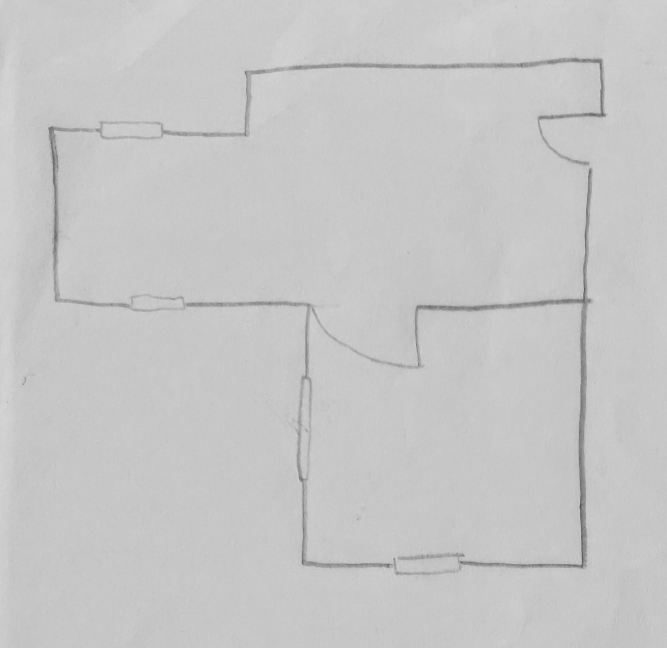
#> input picture data/intermediate/stage0_grayscale.png, 2000 x 1944 px (shown at 1/3 size)
$ python stage1_preprocess.py data/intermediate/stage0_grayscale.png   (older library calls are emulated)
#> lines starting #> are read from the running program, lines starting #| are printed output that depends on the picture; after the words box and inside, x2 and y2 are one past the last pixel; in counts of white or black regions, pixels touching at a corner belong together
#> in main, grayscale_image is the input picture: shape (1944, 2000); min 63, max 219, mean 198.2
#| Input grayscale shape: (1944, 2000)
"""
Stage 1: Binary Structure Extraction and Edge Stabilization
Sketch2Floor Project - Extract stable wall geometry and wall-aligned edges

Core Principle: Binary defines geometry. Edges are derived, never detected.

This is a DETERMINISTIC single pipeline:
- No adaptive strategy switching
- No edge-density heuristics
- No Canny on grayscale
- Binary structure dominates edge structure

Pipeline Steps:
1. Bilateral filtering for denoising
2. Otsu thresholding (binary inverse)
3. Morphological closing for stroke connection
4. Morphological opening for noise suppression
5. Connected component filtering
6. Morphological gradient for edge generation
7. Edge cleanup with morphological closing

Explicitly Forbidden:
- Canny on grayscale
- Adaptive strategy switching
- Edge-density heuristics
- CLAHE
- Multi-scale edge detection
- Using edges to infer geometry
"""

import sys
import os
import numpy as np
import cv2


def resize_if_needed(grayscale_image, max_dimension=2000):
    """
    Resize image if max dimension > 2000px while preserving aspect ratio.

    Args:
        grayscale_image (numpy.ndarray): Input grayscale image
        max_dimension (int): Maximum allowed dimension

    Returns:
        numpy.ndarray: Resized grayscale image or original if no resize needed
    """
#> called with max_dimension = 2000
    height, width = grayscale_image.shape
#> height = 1944; width = 2000

    # Check if resize is needed
    if max(height, width) <= max_dimension:
        return grayscale_image

    # Calculate new dimensions preserving aspect ratio
    if height > width:
        new_height = max_dimension
        new_width = int(width * max_dimension / height)
    else:
        new_width = max_dimension
        new_height = int(height * max_dimension / width)

    # Resize image
    resized = cv2.resize(grayscale_image, (new_width, new_height), interpolation=cv2.INTER_AREA)

    print(f"  Resized from {width}x{height} to {new_width}x{new_height}")
    return resized


def apply_bilateral_denoising(grayscale_image):
    """
    Apply bilateral filter to reduce paper texture while preserving pen strokes.

    Parameters:
    - diameter: 5
    - sigma_color: 50
    - sigma_space: 50

    Args:
        grayscale_image (numpy.ndarray): Input grayscale image

    Returns:
        numpy.ndarray: Denoised grayscale image
    """
    denoised = cv2.bilateralFilter(grayscale_image, 5, 50, 50)
    return denoised


def apply_otsu_thresholding(denoised_image):
    """
    Apply Otsu thresholding with binary inverse mode.
    Separates ink from paper without manual thresholds.

    Args:
        denoised_image (numpy.ndarray): Denoised grayscale image

    Returns:
        numpy.ndarray: Binary image (ink as white, paper as black)
    """
    _, binary = cv2.threshold(denoised_image, 0, 255, cv2.THRESH_BINARY_INV + cv2.THRESH_OTSU)
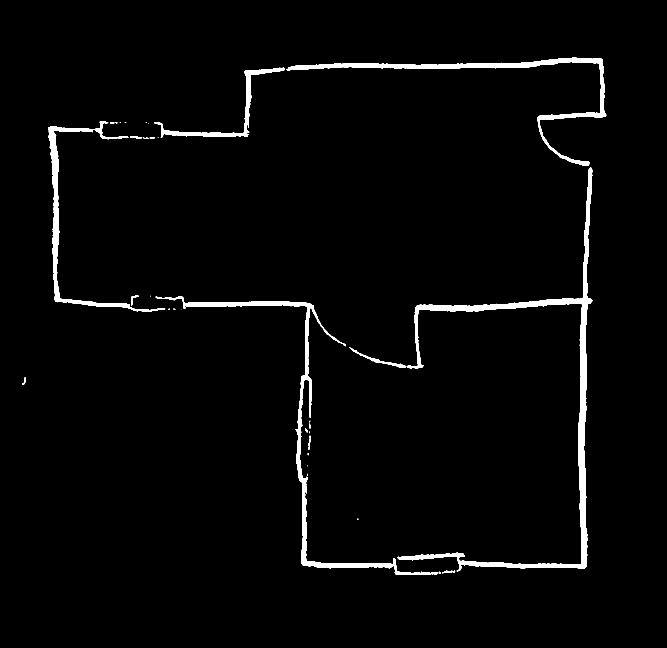
#> binary: shape (1944, 2000) (shown at 1/3 size); 2.4% white; 38 white regions (16 under 20 px), largest, box (x1, y1, x2, y2) and area: (1193, 503, 1777, 1711) 35330, (467, 889, 1314, 1725) 19431, (859, 172, 1819, 498) 17956
    return binary


def connect_strokes(binary_image):
    """
    Apply morphological closing to bridge gaps in hand-drawn wall strokes.

    Kernel: [3, 3]
    Iterations: 1

    Args:
        binary_image (numpy.ndarray): Binary image

    Returns:
        numpy.ndarray: Binary image with connected strokes
    """
    kernel = cv2.getStructuringElement(cv2.MORPH_CROSS, (3, 3))
    connected = cv2.morphologyEx(binary_image, cv2.MORPH_CLOSE, kernel, iterations=1)
#> connected: shape (1944, 2000); 2.4% white; 36 white regions (16 under 20 px), largest, box (x1, y1, x2, y2) and area: (1193, 503, 1777, 1715) 35361, (467, 889, 1314, 1725) 19450, (859, 172, 1819, 498) 17960
    return connected


def suppress_noise(connected_image):
    """
    Apply morphological opening to remove isolated specks and text fragments.

    Kernel: [2, 2]
    Iterations: 1

    Args:
        connected_image (numpy.ndarray): Connected binary image

    Returns:
        numpy.ndarray: Binary image with noise suppressed
    """
    kernel = cv2.getStructuringElement(cv2.MORPH_RECT, (2, 2))
    cleaned = cv2.morphologyEx(connected_image, cv2.MORPH_OPEN, kernel, iterations=1)
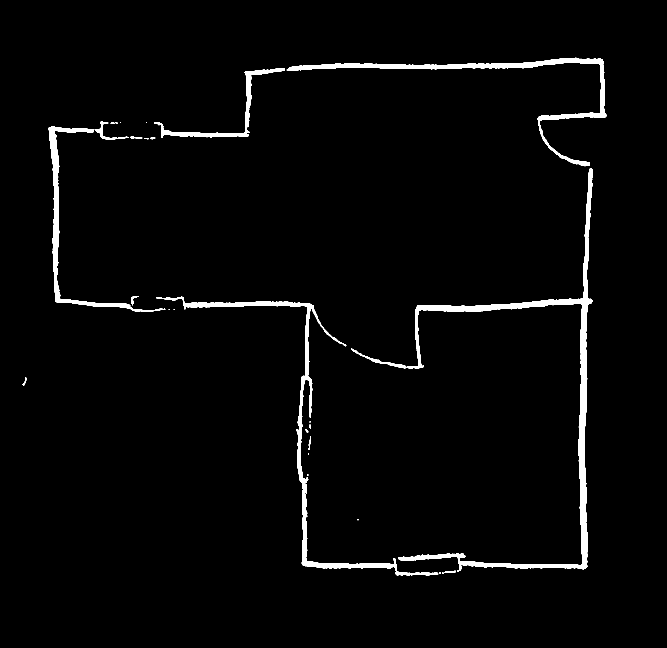
#> cleaned: shape (1944, 2000) (shown at 1/3 size); 2.4% white; 32 white regions (9 under 20 px), largest, box (x1, y1, x2, y2) and area: (1194, 504, 1778, 1712) 35331, (468, 890, 1315, 1726) 19440, (860, 173, 1820, 499) 17952
    return cleaned


def filter_components(cleaned_image):
    """
    Apply connected component analysis to preserve wall-like structures only.

    Rules:
    - Discard components with area < 50
    - Prefer elongated or large components
    - Retain components with aspect_ratio > 2 OR area > 200

    Args:
        cleaned_image (numpy.ndarray): Cleaned binary image

    Returns:
        numpy.ndarray: Filtered binary image with wall-like structures only
    """
    # Find connected components
    num_labels, labels, stats, centroids = cv2.connectedComponentsWithStats(cleaned_image, 8, cv2.CV_32S)
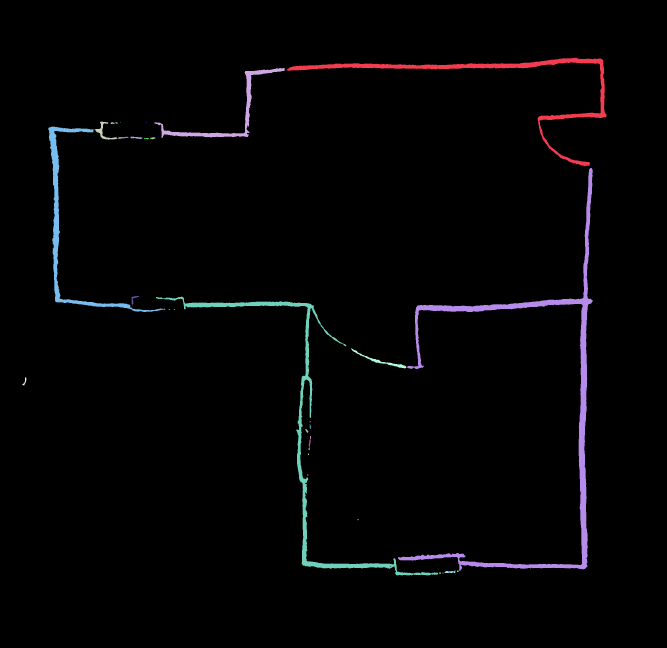
#> labels: shape (1944, 2000) int32 (shown at 1/3 size); 33 distinct labels, from 0 to 32; one colour per label, 0 black
#> num_labels = 33; stats = 33 rows, first 6: [0, 0, 2000, 1944, 3793745], [860, 173, 960, 326, 17952], [463, 204, 391, 209, 6515], [284, 365, 68, 54, 778], [332, 367, 12, 5, 41], [346, 367, 7, 4, 22]; centroids = 33 pairs, first value 74.1 to 1616.3, second value 248.3 to 1718.9

    # Create output image
    filtered = np.zeros_like(cleaned_image)

    # Process each component (skip background label 0)
    for i in range(1, num_labels):
        area = stats[i, cv2.CC_STAT_AREA]
        width = stats[i, cv2.CC_STAT_WIDTH]
        height = stats[i, cv2.CC_STAT_HEIGHT]

        # Calculate aspect ratio
        aspect_ratio = max(width, height) / min(width, height) if min(width, height) > 0 else 1

        # Apply filtering rules
        if area >= 50 and (aspect_ratio > 2.0 or area > 200):
            filtered[labels == i] = 255
#> this loop made 32 passes
#> (area, width, height, aspect_ratio) on passes 1, 2, 3, 4, 5, 8, 9, 10, 11, 12, 13, 14: (17952, 960, 326, 2.94), (6515, 391, 209, 1.87), (778, 68, 54, 1.26), (41, 12, 5, 2.4), (22, 7, 4, 1.75), (11910, 351, 556, 1.58), (136, 32, 7, 4.57), (159, 36, 7, 5.14), (64, 16, 6, 2.67), (40, 15, 4, 3.75), (35331, 584, 1208, 2.07), (181, 23, 28, 1.22)

    return filtered


def generate_edges(filtered_binary):
    """
    Generate edges using morphological gradient.
    Definition: dilation(binary) - erosion(binary)

    Kernel: [3, 3]

    Args:
        filtered_binary (numpy.ndarray): Filtered binary image

    Returns:
        numpy.ndarray: Edge image aligned exactly with wall geometry
    """
    kernel = cv2.getStructuringElement(cv2.MORPH_CROSS, (3, 3))

    # Morphological gradient
    dilated = cv2.dilate(filtered_binary, kernel, iterations=1)
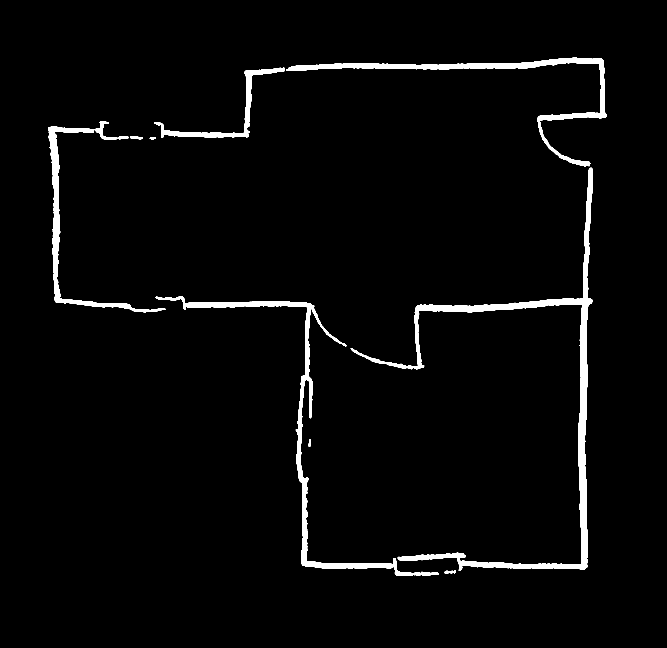
#> dilated: shape (1944, 2000) (shown at 1/3 size); 2.8% white; 10 white regions, largest, box (x1, y1, x2, y2) and area: (1052, 503, 1779, 1713) 41769, (467, 889, 1316, 1727) 23386, (859, 172, 1821, 500) 20964
    eroded = cv2.erode(filtered_binary, kernel, iterations=1)
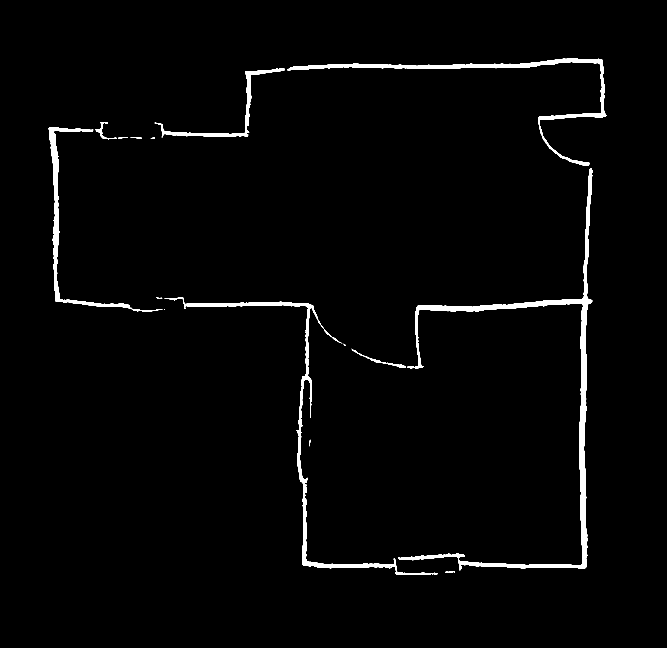
#> eroded: shape (1944, 2000) (shown at 1/3 size); 2% white; 15 white regions (1 under 20 px), largest, box (x1, y1, x2, y2) and area: (1195, 505, 1777, 1711) 30308, (493, 891, 1314, 1725) 15431, (861, 174, 1819, 498) 14944
    edges = cv2.subtract(dilated, eroded)
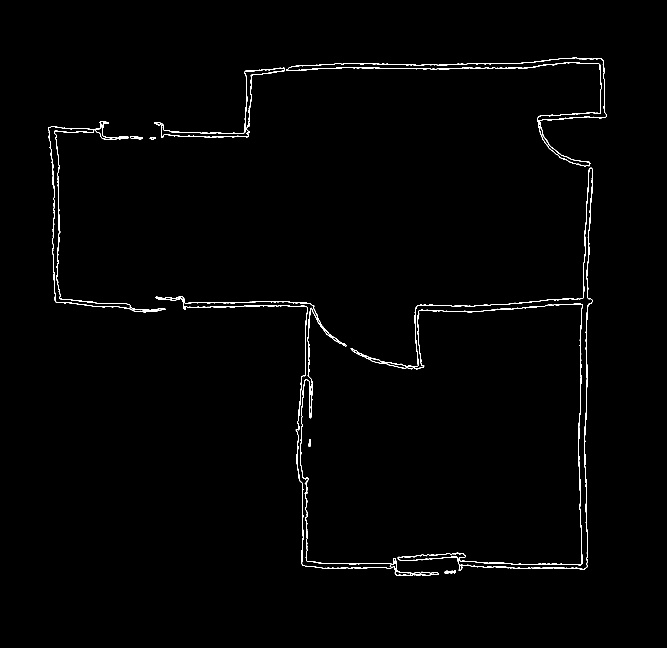
#> edges: shape (1944, 2000) (shown at 1/3 size); 0.82% white in thin lines or dots, all inside (x1, y1, x2, y2) = (144, 172, 1821, 1727)

    return edges


def fill_wall_holes(binary_image):
    """
    Fill holes within wall regions using morphological reconstruction.
    This fills only holes inside wall structures, not the background.

    Args:
        binary_image (numpy.ndarray): Binary image with walls as white (255)

    Returns:
        numpy.ndarray: Binary image with holes filled within walls
    """
    # Create a marker image (walls slightly eroded)
    kernel = cv2.getStructuringElement(cv2.MORPH_RECT, (3, 3))
    marker = cv2.erode(binary_image, kernel, iterations=1)

    # Use morphological closing to fill holes
    # This connects nearby wall regions and fills small gaps
    filled = cv2.morphologyEx(binary_image, cv2.MORPH_CLOSE, kernel, iterations=2)

    # Ensure we don't create new wall regions outside original walls
    # Only keep filled areas that overlap with original walls
    filled = cv2.bitwise_and(filled, binary_image)

    return filled


def cleanup_edges(edges):
    """
    Improve edge continuity without thickening.

    Operation: morphological_close
    Kernel: [2, 2]
    Iterations: 1

    Args:
        edges (numpy.ndarray): Edge image

    Returns:
        numpy.ndarray: Cleaned edge image
    """
    kernel = cv2.getStructuringElement(cv2.MORPH_RECT, (2, 2))
    cleaned_edges = cv2.morphologyEx(edges, cv2.MORPH_CLOSE, kernel, iterations=1)
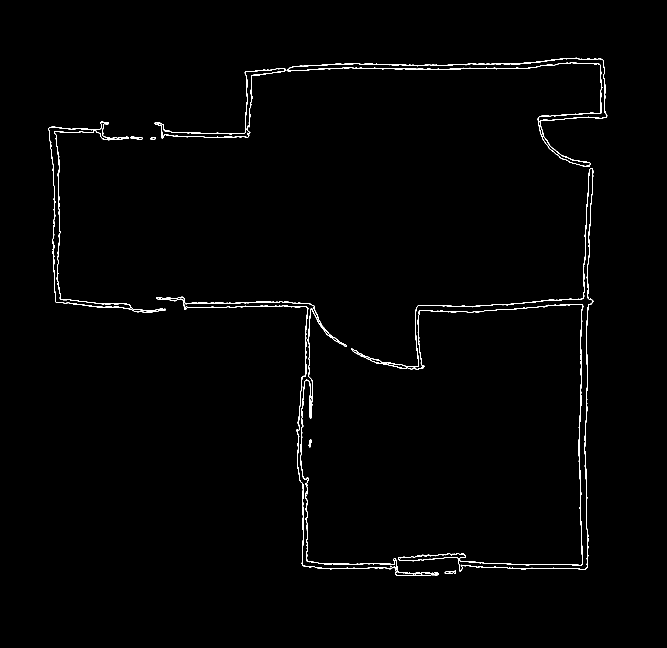
#> cleaned_edges: shape (1944, 2000) (shown at 1/3 size); 0.83% white in thin lines or dots, all inside (x1, y1, x2, y2) = (145, 173, 1822, 1728)
    return cleaned_edges


def main():
    """Main function to execute Stage 1 deterministic binary structure extraction."""

    # Check command line arguments
    if len(sys.argv) != 2:
        print("Usage: python stage1_preprocess.py <image_path>")
        sys.exit(1)

    image_path = sys.argv[1]

    # Check if image file exists
    if not os.path.exists(image_path):
        print(f"Error: Image file '{image_path}' not found.")
        sys.exit(1)

    print(f"Stage 1: Binary Structure Extraction and Edge Stabilization")
    print(f"Loading image from: {image_path}")

    # Prefer Stage 0 standardized grayscale if present
    stage0_gray_path = os.path.join("data", "intermediate", "stage0_grayscale.png")
    if os.path.exists(stage0_gray_path):
        print(f"Found Stage 0 grayscale at: {stage0_gray_path}. Using it as input.")
        grayscale_image = cv2.imread(stage0_gray_path, cv2.IMREAD_GRAYSCALE)
    else:
        # Load as grayscale deterministically
        grayscale_image = cv2.imread(image_path, cv2.IMREAD_GRAYSCALE)

    if grayscale_image is None:
        print(f"Error: Could not load image from '{image_path}'.")
        sys.exit(1)

    print(f"Input grayscale shape: {grayscale_image.shape}")

    # Resize if needed (max dimension > 2000px)
    grayscale_image = resize_if_needed(grayscale_image, max_dimension=2000)

    # STEP 1: Bilateral denoising
    print("Step 1: Applying bilateral denoising...")
    denoised = apply_bilateral_denoising(grayscale_image)

    # STEP 2: Otsu thresholding (binary inverse)
    print("Step 2: Applying Otsu thresholding...")
    binary = apply_otsu_thresholding(denoised)

    # STEP 3: Stroke connection
    print("Step 3: Connecting strokes with morphological closing...")
    connected = connect_strokes(binary)

    # STEP 4: Noise suppression
    print("Step 4: Suppressing noise with morphological opening...")
    cleaned = suppress_noise(connected)

    # STEP 5: Component filtering
    print("Step 5: Filtering components to preserve wall-like structures...")
    filtered = filter_components(cleaned)

    # STEP 6: Edge generation (morphological gradient)
    print("Step 6: Generating edges from binary structure...")
    edges = generate_edges(filtered)

    # STEP 7: Edge cleanup
    print("Step 7: Cleaning up edges...")
    final_edges = cleanup_edges(edges)

    # Ensure output directory exists
    os.makedirs("data/intermediate", exist_ok=True)

    # Save outputs
    denoised_path = "data/intermediate/stage1_denoised.png"
    binary_path = "data/intermediate/binary_wall_mask.png"
    edges_path = "data/intermediate/edge_map.png"

    success_denoised = cv2.imwrite(denoised_path, denoised)
    success_binary = cv2.imwrite(binary_path, filtered)
    success_edges = cv2.imwrite(edges_path, final_edges)

    if success_denoised:
        print(f"Denoised image saved to: {denoised_path}")
    if success_binary:
        print(f"Binary image saved to: {binary_path}")
    if success_edges:
        print(f"Edge image saved to: {edges_path}")

    # Print processing summary
    print(f"\nProcessing Summary:")
    print(f"Final image size: {grayscale_image.shape[0]} x {grayscale_image.shape[1]}")
#| Final image size: 1944 x 2000
    print(f"Binary wall mask - Wall pixels: {np.sum(filtered == 255)}, Background: {np.sum(filtered == 0)}")
#| Binary wall mask - Wall pixels: 93590, Background: 3794410
    print(f"Edge map - Edge pixels: {np.sum(final_edges == 255)}, Non-edge: {np.sum(final_edges == 0)}")
#| Edge map - Edge pixels: 32147, Non-edge: 3855853

    # Calculate quality metrics
    wall_density = np.sum(filtered == 255) / (filtered.shape[0] * filtered.shape[1]) * 100
#> wall_density = 2.41
    edge_to_binary_ratio = np.sum(final_edges == 255) / np.sum(filtered == 255) if np.sum(filtered == 255) > 0 else 0
#> edge_to_binary_ratio = 0.343

    print(f"\nQuality Metrics:")
    print(f"Wall pixel density: {wall_density:.2f}% of image area (expected: 0.5% - 5%)")
#| Wall pixel density: 2.41% of image area (expected: 0.5% - 5%)
    print(f"Edge-to-binary ratio: {edge_to_binary_ratio:.2f} (expected: 0.1 - 0.5)")
#| Edge-to-binary ratio: 0.34 (expected: 0.1 - 0.5)

    # Wall continuity assessment
    num_wall_components, _, _, _ = cv2.connectedComponentsWithStats(filtered, 8, cv2.CV_32S)
#> num_wall_components = 13
    print(f"Wall continuity: {num_wall_components - 1} wall components (lower is better)")
#| Wall continuity: 12 wall components (lower is better)

    # Quality assessment
    if 0.5 <= wall_density <= 5.0:
        print("✓ Wall pixel density within expected range")
    else:
        print("⚠ Wall pixel density outside expected range")

    if 0.1 <= edge_to_binary_ratio <= 0.5:
        print("✓ Edge-to-binary ratio within expected range")
    else:
        print("⚠ Edge-to-binary ratio outside expected range")

    print("\nStage 1 completed successfully!")
    print("Key achievements:")
    print("- Deterministic binary structure extraction")
    print("- Edges derived from binary geometry only")
    print("- Wall-like structures preserved and enhanced")
    print("- Stable output across lighting variations")


if __name__ == "__main__":
    main()
